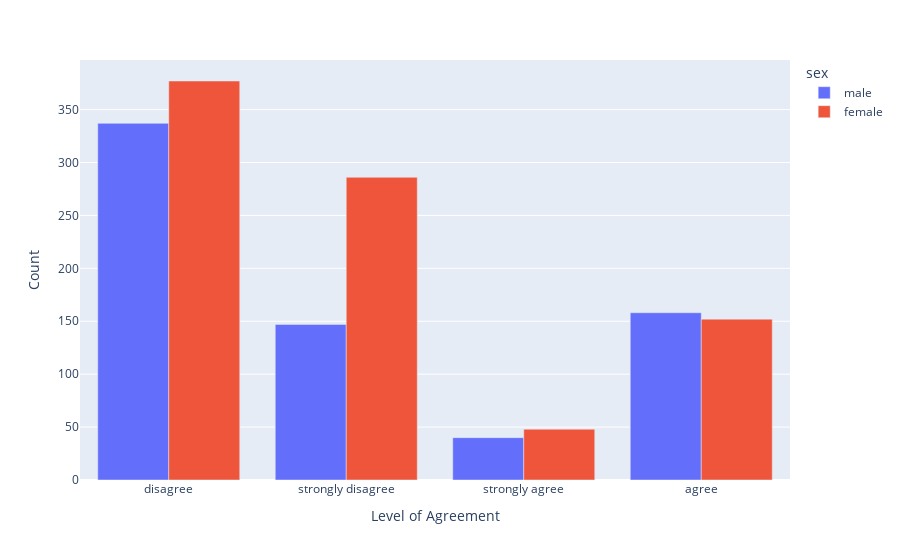

The notebook cell this image was saved under:
### Code cell
gss_bar=px.bar(gss_bw, x='male_breadwinner', y=0, 
               color='sex', 
               barmode='group', 
               labels={'0':'Count', 'male_breadwinner':'Level of Agreement'})
gss_bar

### Figure 1 — Plotly figure (JSON) as saved in the notebook; plotly's stock layout.template omitted (floating-point values rounded to 4 significant figures)
{"data": [{"alignmentgroup": "True", "hovertemplate": "sex=male<br>Level of Agreement=%{x}<br>Count=%{y}<extra></extra>", "legendgroup": "male", "marker": {"color": "#636efa"}, "name": "male", "offsetgroup": "male", "orientation": "v", "showlegend": true, "textposition": "auto", "type": "bar", "x": ["disagree", "strongly disagree", "strongly agree", "agree"], "xaxis": "x", "y": [337, 147, 40, 158], "yaxis": "y"}, {"alignmentgroup": "True", "hovertemplate": "sex=female<br>Level of Agreement=%{x}<br>Count=%{y}<extra></extra>", "legendgroup": "female", "marker": {"color": "#EF553B"}, "name": "female", "offsetgroup": "female", "orientation": "v", "showlegend": true, "textposition": "auto", "type": "bar", "x": ["disagree", "strongly disagree", "agree", "strongly agree"], "xaxis": "x", "y": [377, 286, 152, 48], "yaxis": "y"}], "layout": {"autosize": true, "barmode": "group", "legend": {"title": {"text": "sex"}, "tracegroupgap": 0}, "margin": {"t": 60}, "xaxis": {"anchor": "y", "autorange": true, "domain": [0, 1], "range": [-0.5, 3.5], "title": {"text": "Level of Agreement"}, "type": "category"}, "yaxis": {"anchor": "x", "autorange": true, "domain": [0, 1], "range": [0, 396.8], "title": {"text": "Count"}, "type": "linear"}}}
